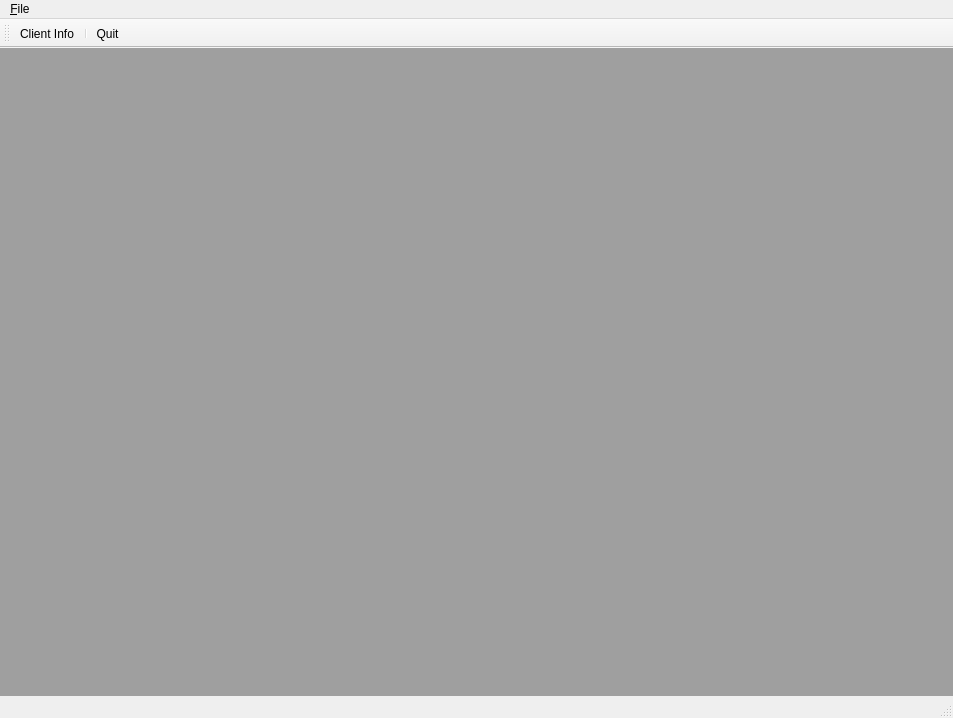
<?xml version="1.0" encoding="UTF-8"?>
<ui version="4.0">
 <class>MainWindow</class>
 <widget class="QMainWindow" name="MainWindow">
  <property name="geometry">
   <rect>
    <x>0</x>
    <y>0</y>
    <width>953</width>
    <height>718</height>
   </rect>
  </property>
  <property name="minimumSize">
   <size>
    <width>600</width>
    <height>500</height>
   </size>
  </property>
  <property name="windowTitle">
   <string>MainWindow</string>
  </property>
  <widget class="QWidget" name="centralwidget">
   <layout class="QHBoxLayout" name="horizontalLayout">
    <property name="leftMargin">
     <number>0</number>
    </property>
    <property name="topMargin">
     <number>0</number>
    </property>
    <property name="rightMargin">
     <number>0</number>
    </property>
    <property name="bottomMargin">
     <number>0</number>
    </property>
    <item>
     <widget class="QMdiArea" name="mdiArea">
      <property name="contextMenuPolicy">
       <enum>Qt::DefaultContextMenu</enum>
      </property>
      <property name="viewMode">
       <enum>QMdiArea::TabbedView</enum>
      </property>
      <property name="documentMode">
       <bool>true</bool>
      </property>
      <property name="tabsClosable">
       <bool>false</bool>
      </property>
     </widget>
    </item>
   </layout>
  </widget>
  <widget class="QMenuBar" name="menubar">
   <property name="geometry">
    <rect>
     <x>0</x>
     <y>0</y>
     <width>953</width>
     <height>17</height>
    </rect>
   </property>
   <widget class="QMenu" name="menu_File">
    <property name="title">
     <string>&amp;File</string>
    </property>
    <addaction name="separator"/>
    <addaction name="actionQuit"/>
   </widget>
   <addaction name="menu_File"/>
  </widget>
  <widget class="QStatusBar" name="statusbar"/>
  <widget class="QToolBar" name="toolBar">
   <property name="windowTitle">
    <string>toolBar</string>
   </property>
   <attribute name="toolBarArea">
    <enum>TopToolBarArea</enum>
   </attribute>
   <attribute name="toolBarBreak">
    <bool>false</bool>
   </attribute>
   <addaction name="actionClient"/>
   <addaction name="separator"/>
   <addaction name="actionQuit"/>
  </widget>
  <action name="actionQuit">
   <property name="text">
    <string>Quit</string>
   </property>
  </action>
  <action name="actionClient">
   <property name="text">
    <string>Client Info</string>
   </property>
   <property name="shortcut">
    <string>Ctrl+1</string>
   </property>
  </action>
 </widget>
 <resources/>
 <connections>
  <connection>
   <sender>actionQuit</sender>
   <signal>triggered()</signal>
   <receiver>MainWindow</receiver>
   <slot>close()</slot>
   <hints>
    <hint type="sourcelabel">
     <x>-1</x>
     <y>-1</y>
    </hint>
    <hint type="destinationlabel">
     <x>399</x>
     <y>299</y>
    </hint>
   </hints>
  </connection>
 </connections>
</ui>
